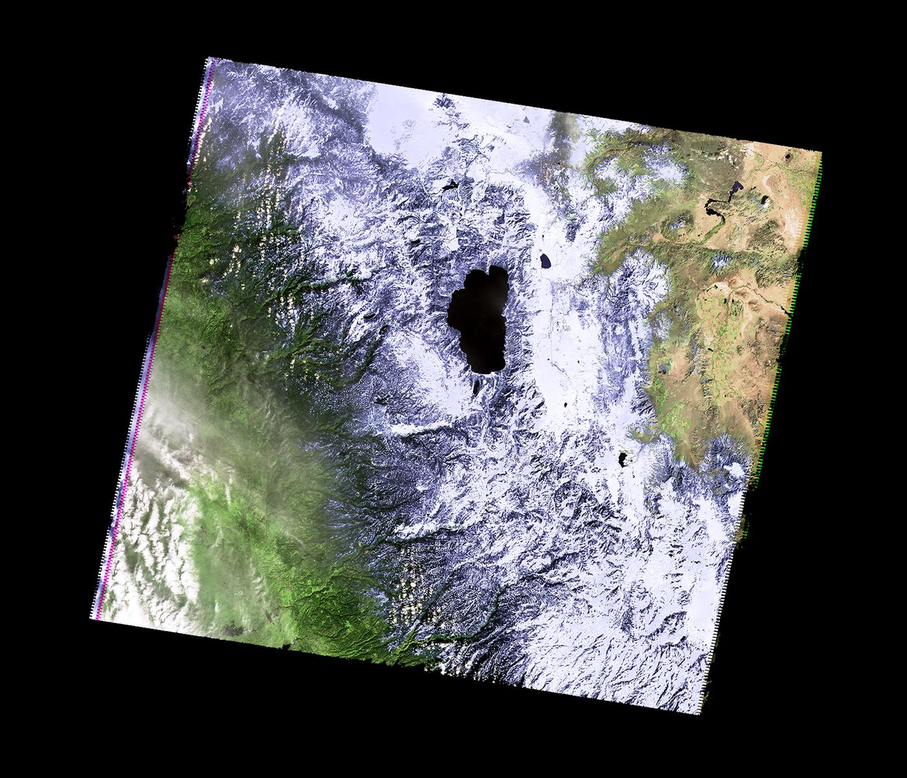
#> input picture lab5/CaliforniaDrought_02232011_md.png, 907 x 778 px, shrunk from 1400 x 1200 before the run
$ python snows.py
#> lines starting #> are read from the running program, lines starting #| are printed output that depends on the picture
#Name:  CSci 127 Teaching Staff
#Date:  Fall 2017
#This program loads an image, counts the number of pixels that are
#    nearly white as an estimate for snow pack.

#Import the packages for images and arrays:
import matplotlib.pyplot as plt
import numpy as np


ca = plt.imread('CaliforniaDrought_02232011_md.png')   #Read in image
#> ca is the input picture: shape (778, 907, 3) float32; mean R, G, B 0.296, 0.301, 0.304

print (ca.shape
)
#| (778, 907, 3)
plt.imshow(ca)
plt.show()
plt.close()
countSnow = 0            #Number of pixels that are almost white
t = 0.87                 #Threshold for almost white-- can adjust between 0.0 and 1.0
pure_snow_img = np.zeros(ca.shape)
#For every pixel:
for i in range(ca.shape[0]):
     for j in range(ca.shape[1]):
          #Check if red, green, and blue are > t:
          if (ca[i,j,0] > t) and (ca[i,j,1] > t) and (ca[i,j,2] > t):
               pure_snow_img[i,j,:] = ca[i,j,:]
               countSnow = countSnow + 1
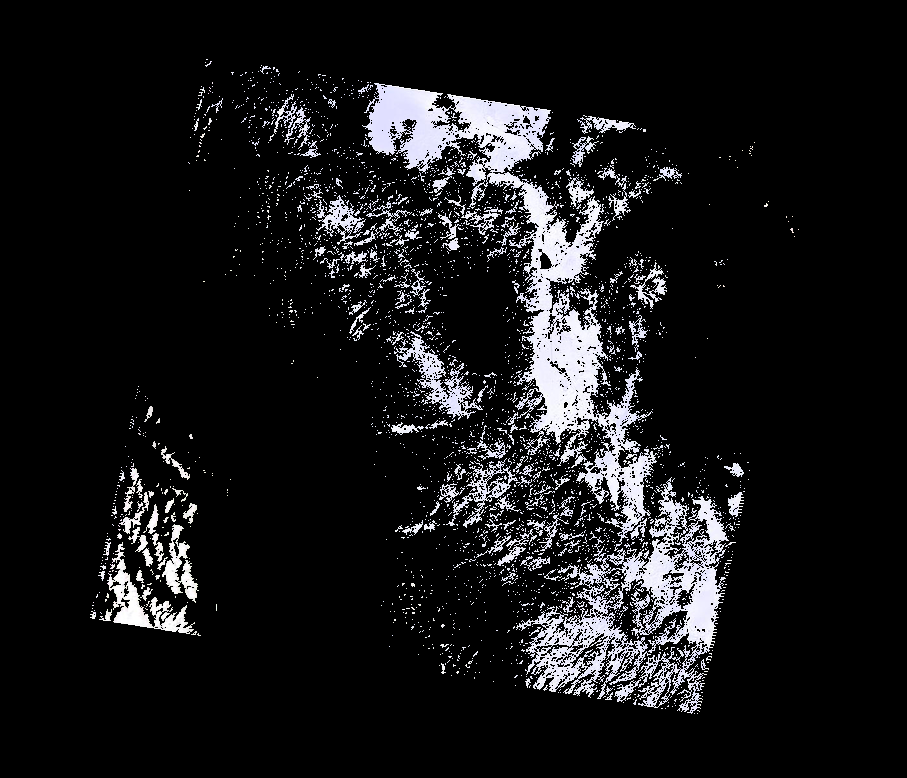
#> pure_snow_img: shape (778, 907, 3) float64; mean R, G, B 0.0917, 0.0918, 0.0967
#> after the loop, countSnow = 69568
plt.imshow(pure_snow_img)
plt.show()
print("Snow count is", countSnow)
#| Snow count is 69568
